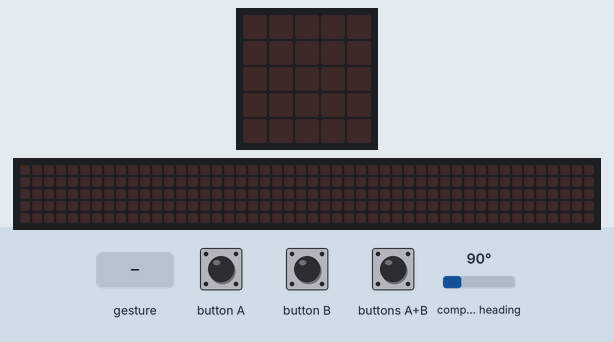
The program below on a simulated BBC micro:bit (MakeCode). Shown: the board's 5×5 LED display, a strip that is not on the board, showing the scrolling text unrolled. The test bench sets the inputs (shaded band); at power-on: compass heading 90°. Random numbers come from a fixed seed; a tilt is held for 1.5 s and a shake lasts 1 s, then the board lies face up again; the 48×5 strip is a reading aid, not a part: it shows the text the display is scrolling, unrolled, one strip-width of it at a time; the compass is already calibrated.

Above: at 1.2 s.
1.3 s: button A pressed for 0.15 s
At 4.2 s:
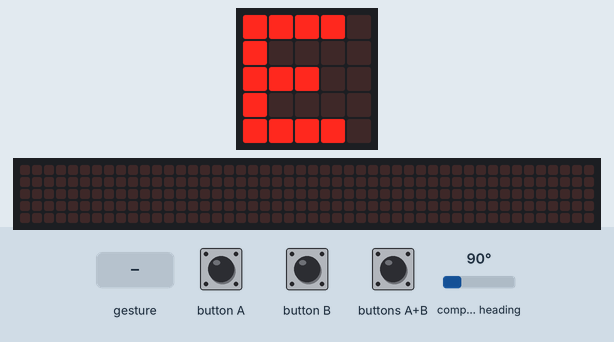
4.3 s: button B pressed for 0.15 s
At 5.5 s:
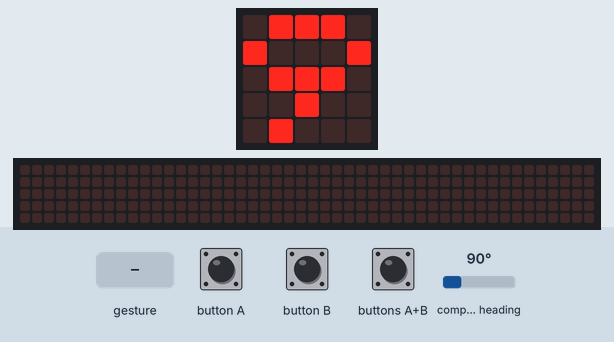
7.4 s: buttons A+B pressed for 0.15 s
10.5 s: gesture 'shake'
13.5 s: button A pressed for 0.15 s
At 15.47 s:
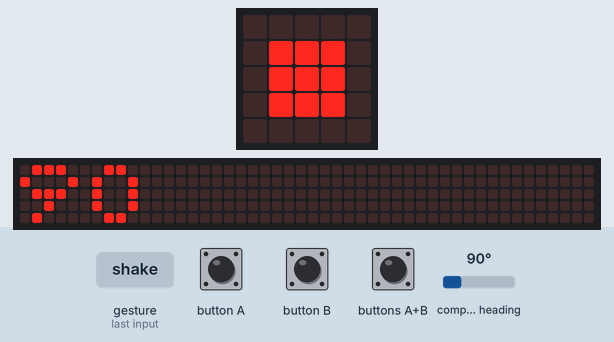
16.6 s: buttons A+B pressed for 0.15 s
At 16.82 s:
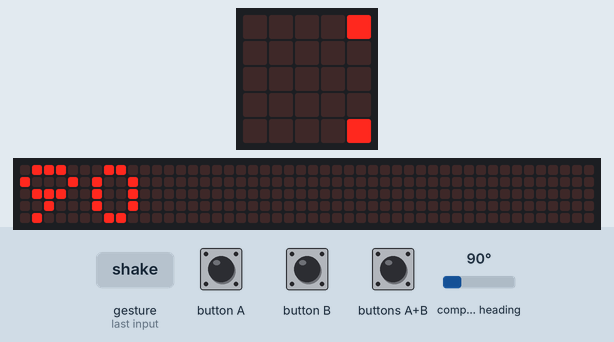
Timing chart, 0 to 19.6 s (numbered marks = the images above; inputs shaded):
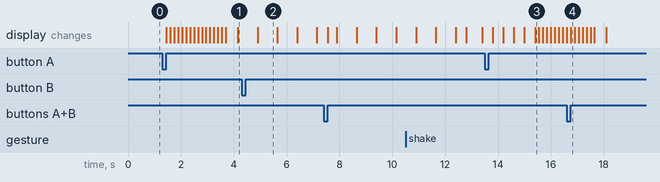

The program:

main.ts
```typescript
let Direction2 = 0
let Count = 0
let rand = 0
input.onButtonPressed(Button.A, function () {
    Direction2 = input.compassHeading()
    basic.showString("" + (Direction2))
    if (Direction2 < 45 || Direction2 >= 315) {
        basic.showString("N")
    } else if (Direction2 >= 225 && Direction2 < 315) {
        basic.showString("O")
    } else if (Direction2 >= 135 && Direction2 < 225) {
        basic.showString("S")
    } else {
        basic.showString("E")
    }
})
input.onButtonPressed(Button.AB, function () {
    basic.clearScreen()
})
input.onButtonPressed(Button.B, function () {
    Count = 10
    while (Count > 0) {
        Count += -1
        basic.showString("" + (Count))
    }
    basic.showLeds(`
        . . . . .
        . . . . .
        . . # . .
        . . . . .
        . . . . .
        `)
    basic.showIcon(IconNames.SmallDiamond)
    basic.showLeds(`
        . . . . .
        . . # . .
        . # # # .
        . . # . .
        . . . . .
        `)
    basic.showLeds(`
        . . # . .
        . # . # .
        # . # . #
        . # . # .
        . . # . .
        `)
    basic.showLeds(`
        # # . # #
        # . # . #
        . # # # .
        # . # . #
        # # . # #
        `)
    basic.clearScreen()
})
input.onGesture(Gesture.Shake, function () {
    basic.showLeds(`
        . . . . .
        . . . . .
        . . . . .
        . . . . .
        . . . . .
        `)
    rand = randint(0, 2)
    if (rand < 1) {
        basic.showLeds(`
            . . . . .
            . # # # .
            . # # # .
            . # # # .
            . . . . .
            `)
    } else if (rand == 1) {
        basic.showLeds(`
            # # . . #
            # # . # .
            . . # . .
            # # . # .
            # # . . #
            `)
    } else {
        basic.showLeds(`
            # # # # #
            # . . . #
            # . . . #
            # . . . #
            # # # # #
            `)
    }
})
```

test.ts
```typescript
// les tests vont ici ; cela ne sera pas compilé si ce paquet est utilisé en tant qu'extension.
```

Measured:
- after the input at 1.3 s, the display: first changes after 0.15 s (image 1 shows a later state)
- after the input at 4.3 s, the display: changes after 0.60 s (image 2)
- what the display in image 2 shows lasts 0.8 s, from 4.9 s to 5.7 s
